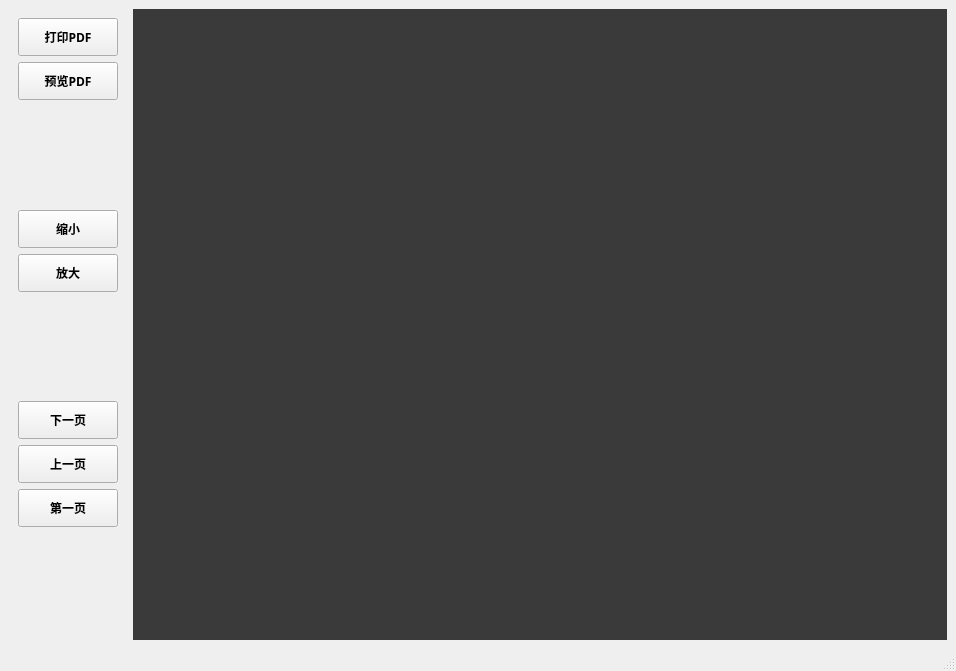
<?xml version="1.0" encoding="UTF-8"?>
<ui version="4.0">
 <class>MainWindow</class>
 <widget class="QMainWindow" name="MainWindow">
  <property name="geometry">
   <rect>
    <x>0</x>
    <y>0</y>
    <width>956</width>
    <height>671</height>
   </rect>
  </property>
  <property name="windowTitle">
   <string>MainWindow</string>
  </property>
  <widget class="QWidget" name="centralwidget">
   <layout class="QGridLayout" name="gridLayout_3">
    <item row="0" column="0">
     <widget class="QWidget" name="widget" native="true">
      <property name="sizePolicy">
       <sizepolicy hsizetype="Fixed" vsizetype="Expanding">
        <horstretch>1</horstretch>
        <verstretch>0</verstretch>
       </sizepolicy>
      </property>
      <layout class="QGridLayout" name="gridLayout_2">
       <item row="0" column="0">
        <layout class="QGridLayout" name="gridLayout">
         <item row="3" column="0">
          <widget class="QPushButton" name="BtnZoomIn">
           <property name="sizePolicy">
            <sizepolicy hsizetype="Fixed" vsizetype="Fixed">
             <horstretch>0</horstretch>
             <verstretch>0</verstretch>
            </sizepolicy>
           </property>
           <property name="minimumSize">
            <size>
             <width>100</width>
             <height>38</height>
            </size>
           </property>
           <property name="maximumSize">
            <size>
             <width>100</width>
             <height>38</height>
            </size>
           </property>
           <property name="font">
            <font>
             <family>微软雅黑</family>
             <weight>75</weight>
             <bold>true</bold>
            </font>
           </property>
           <property name="text">
            <string>缩小</string>
           </property>
          </widget>
         </item>
         <item row="9" column="0">
          <spacer name="verticalSpacer">
           <property name="orientation">
            <enum>Qt::Vertical</enum>
           </property>
           <property name="sizeHint" stdset="0">
            <size>
             <width>20</width>
             <height>40</height>
            </size>
           </property>
          </spacer>
         </item>
         <item row="5" column="0">
          <spacer name="verticalSpacer_2">
           <property name="orientation">
            <enum>Qt::Vertical</enum>
           </property>
           <property name="sizeHint" stdset="0">
            <size>
             <width>20</width>
             <height>40</height>
            </size>
           </property>
          </spacer>
         </item>
         <item row="0" column="0">
          <widget class="QPushButton" name="btnOnPrint">
           <property name="sizePolicy">
            <sizepolicy hsizetype="Fixed" vsizetype="Fixed">
             <horstretch>0</horstretch>
             <verstretch>0</verstretch>
            </sizepolicy>
           </property>
           <property name="minimumSize">
            <size>
             <width>100</width>
             <height>38</height>
            </size>
           </property>
           <property name="maximumSize">
            <size>
             <width>100</width>
             <height>38</height>
            </size>
           </property>
           <property name="font">
            <font>
             <family>微软雅黑</family>
             <weight>75</weight>
             <bold>true</bold>
            </font>
           </property>
           <property name="text">
            <string>打印PDF</string>
           </property>
          </widget>
         </item>
         <item row="7" column="0">
          <widget class="QPushButton" name="BtnPrevPage">
           <property name="sizePolicy">
            <sizepolicy hsizetype="Fixed" vsizetype="Fixed">
             <horstretch>0</horstretch>
             <verstretch>0</verstretch>
            </sizepolicy>
           </property>
           <property name="minimumSize">
            <size>
             <width>100</width>
             <height>38</height>
            </size>
           </property>
           <property name="maximumSize">
            <size>
             <width>100</width>
             <height>38</height>
            </size>
           </property>
           <property name="font">
            <font>
             <family>微软雅黑</family>
             <weight>75</weight>
             <bold>true</bold>
            </font>
           </property>
           <property name="text">
            <string>上一页</string>
           </property>
          </widget>
         </item>
         <item row="4" column="0">
          <widget class="QPushButton" name="BtnZoomOut">
           <property name="sizePolicy">
            <sizepolicy hsizetype="Fixed" vsizetype="Fixed">
             <horstretch>0</horstretch>
             <verstretch>0</verstretch>
            </sizepolicy>
           </property>
           <property name="minimumSize">
            <size>
             <width>100</width>
             <height>38</height>
            </size>
           </property>
           <property name="maximumSize">
            <size>
             <width>100</width>
             <height>38</height>
            </size>
           </property>
           <property name="font">
            <font>
             <family>微软雅黑</family>
             <weight>75</weight>
             <bold>true</bold>
            </font>
           </property>
           <property name="text">
            <string>放大</string>
           </property>
          </widget>
         </item>
         <item row="6" column="0">
          <widget class="QPushButton" name="BtnNextPage">
           <property name="sizePolicy">
            <sizepolicy hsizetype="Fixed" vsizetype="Fixed">
             <horstretch>0</horstretch>
             <verstretch>0</verstretch>
            </sizepolicy>
           </property>
           <property name="minimumSize">
            <size>
             <width>100</width>
             <height>38</height>
            </size>
           </property>
           <property name="maximumSize">
            <size>
             <width>100</width>
             <height>38</height>
            </size>
           </property>
           <property name="font">
            <font>
             <family>微软雅黑</family>
             <weight>75</weight>
             <bold>true</bold>
            </font>
           </property>
           <property name="text">
            <string>下一页</string>
           </property>
          </widget>
         </item>
         <item row="2" column="0">
          <spacer name="verticalSpacer_3">
           <property name="orientation">
            <enum>Qt::Vertical</enum>
           </property>
           <property name="sizeHint" stdset="0">
            <size>
             <width>20</width>
             <height>40</height>
            </size>
           </property>
          </spacer>
         </item>
         <item row="1" column="0">
          <widget class="QPushButton" name="BtnWidgetPDF">
           <property name="sizePolicy">
            <sizepolicy hsizetype="Fixed" vsizetype="Fixed">
             <horstretch>0</horstretch>
             <verstretch>0</verstretch>
            </sizepolicy>
           </property>
           <property name="minimumSize">
            <size>
             <width>100</width>
             <height>38</height>
            </size>
           </property>
           <property name="maximumSize">
            <size>
             <width>100</width>
             <height>38</height>
            </size>
           </property>
           <property name="font">
            <font>
             <family>微软雅黑</family>
             <weight>75</weight>
             <bold>true</bold>
            </font>
           </property>
           <property name="text">
            <string>预览PDF</string>
           </property>
          </widget>
         </item>
         <item row="8" column="0">
          <widget class="QPushButton" name="BtnFirstPage">
           <property name="sizePolicy">
            <sizepolicy hsizetype="Fixed" vsizetype="Fixed">
             <horstretch>0</horstretch>
             <verstretch>0</verstretch>
            </sizepolicy>
           </property>
           <property name="minimumSize">
            <size>
             <width>100</width>
             <height>38</height>
            </size>
           </property>
           <property name="maximumSize">
            <size>
             <width>100</width>
             <height>38</height>
            </size>
           </property>
           <property name="font">
            <font>
             <family>微软雅黑</family>
             <weight>75</weight>
             <bold>true</bold>
            </font>
           </property>
           <property name="text">
            <string>第一页</string>
           </property>
          </widget>
         </item>
        </layout>
       </item>
      </layout>
     </widget>
    </item>
    <item row="0" column="1">
     <widget class="QWidget" name="widget_2" native="true">
      <property name="sizePolicy">
       <sizepolicy hsizetype="Expanding" vsizetype="Expanding">
        <horstretch>3</horstretch>
        <verstretch>0</verstretch>
       </sizepolicy>
      </property>
      <property name="styleSheet">
       <string notr="true">background-color: rgb(58, 58, 58)</string>
      </property>
      <layout class="QGridLayout" name="gridLayout_4">
       <property name="leftMargin">
        <number>8</number>
       </property>
       <property name="topMargin">
        <number>8</number>
       </property>
       <property name="rightMargin">
        <number>8</number>
       </property>
       <property name="bottomMargin">
        <number>8</number>
       </property>
       <property name="spacing">
        <number>0</number>
       </property>
       <item row="0" column="0">
        <layout class="QVBoxLayout" name="verticalLayout"/>
       </item>
      </layout>
     </widget>
    </item>
   </layout>
  </widget>
  <widget class="QMenuBar" name="menubar">
   <property name="geometry">
    <rect>
     <x>0</x>
     <y>0</y>
     <width>956</width>
     <height>23</height>
    </rect>
   </property>
  </widget>
  <widget class="QStatusBar" name="statusbar"/>
 </widget>
 <resources/>
 <connections/>
</ui>
